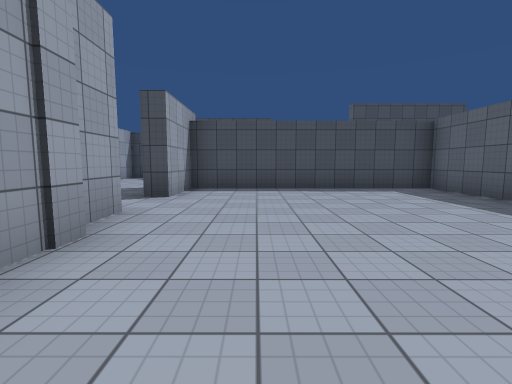
View 1 (above)

22 first-person views from a walk through a 3-D level made in the Unity game engine. The camera is 1.3 m above the floor, tilts 6° down and sees 85° across. The floor is counted in squares, 2 m on a side. Each view is taken from the middle of a square. On the plan, view 1 faces up. The plan holds only what a view shows up to about 9 squares ahead; the rest is blank. The place goes on beyond the plan. The player character is not drawn. Door leaves are left out, so doorways stand open. Surface patterns are stand-ins for the level's own textures.

View 2
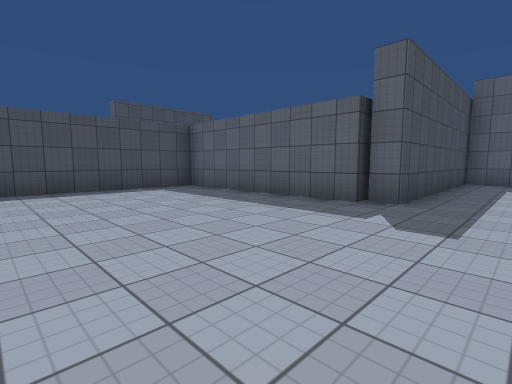

View 3
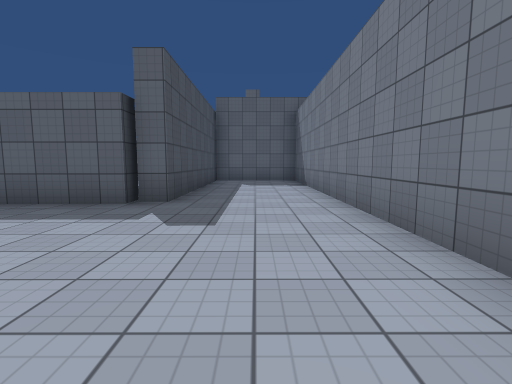

View 4
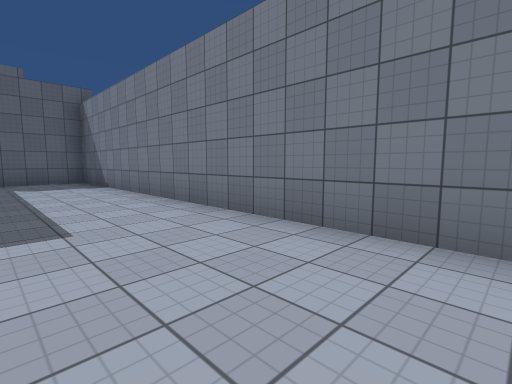

View 5
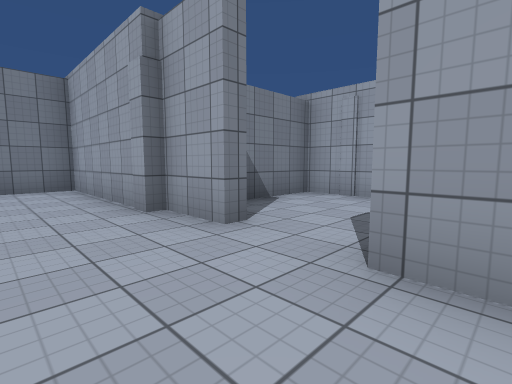

View 6
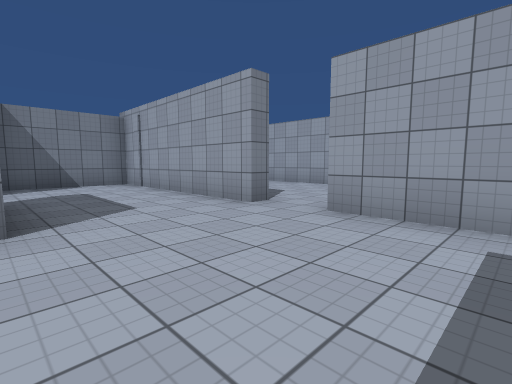

View 7
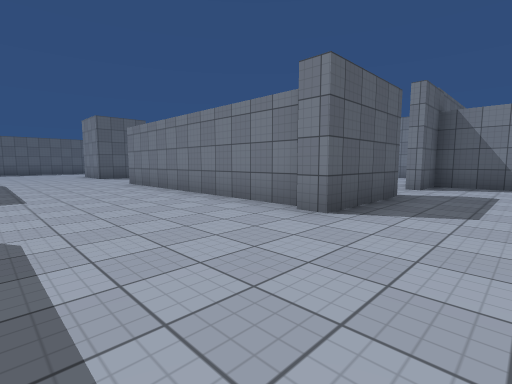

View 8
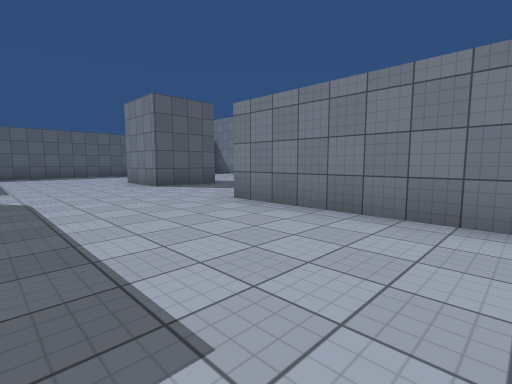

View 9
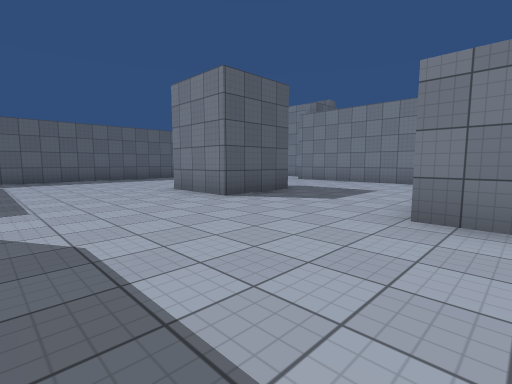

View 10
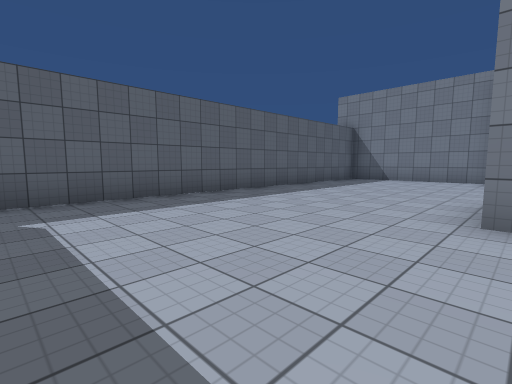

View 11
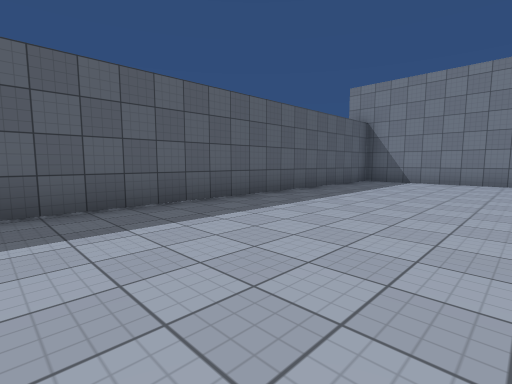

View 12
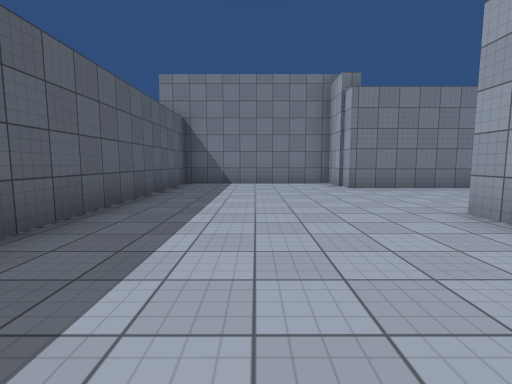

View 13
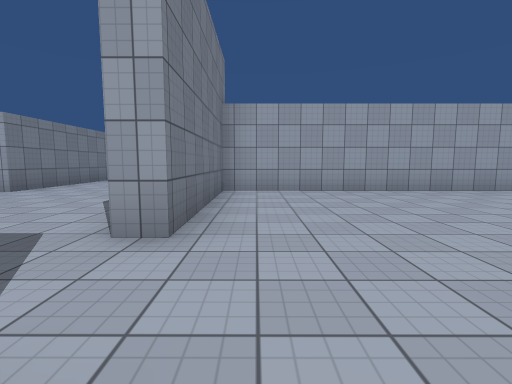

View 14
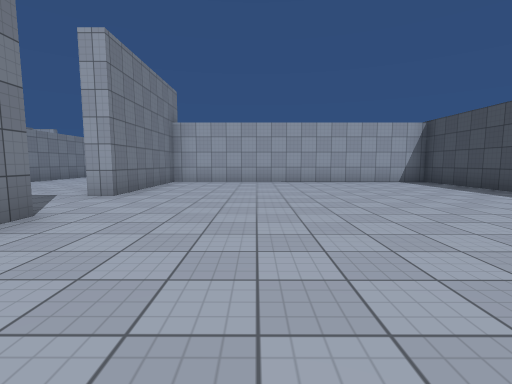

View 15
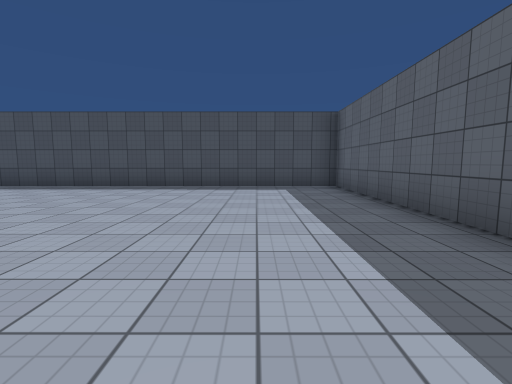

View 16
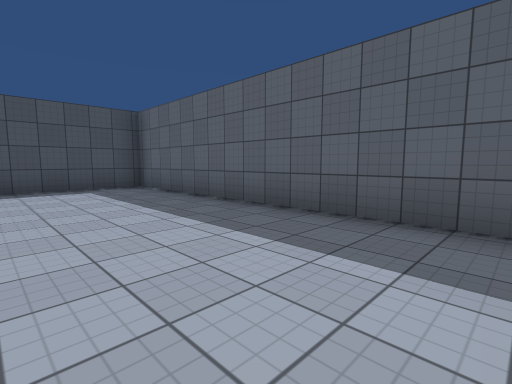

View 17
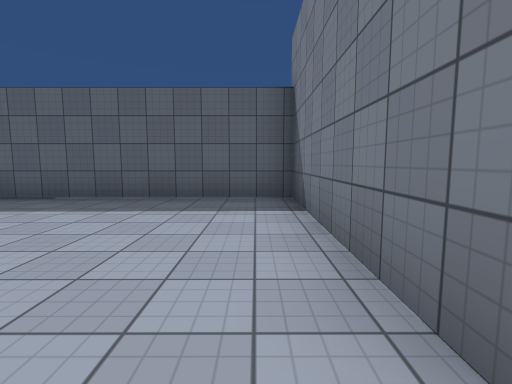

View 18
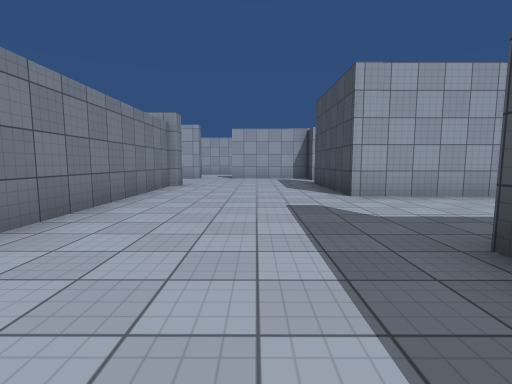

View 19
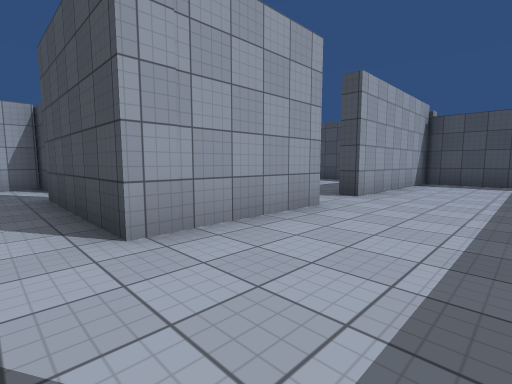

View 20
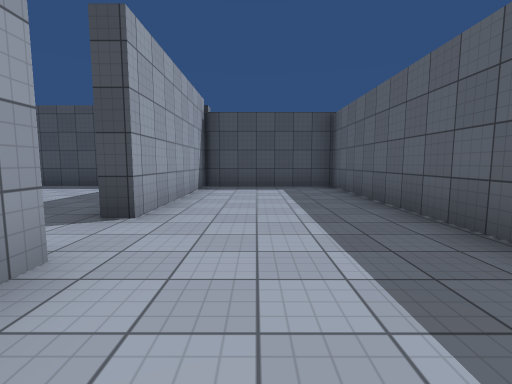

View 21
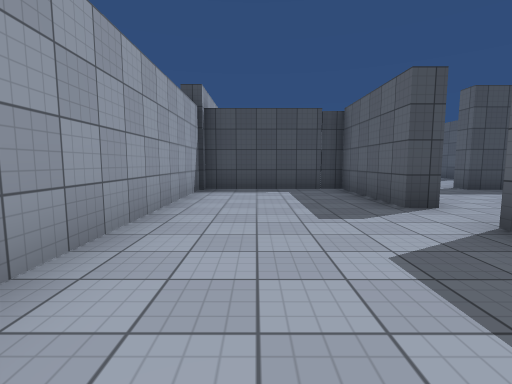

View 22
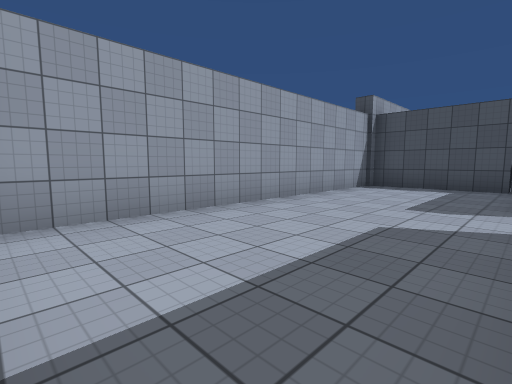

### Floor plan
Points are (right, up) in squares from view 1. A wall is a line through its corners. A room is listed if a view was taken in it or the views show most of it. See-through windows are left out.
Room 1 (views 1, 2, 3, 4, 5)
walls: (5, 2.1) (4.4, 2.1) (4.4, 7.1) (-1.7, 7.1) (-1.7, 5.3); (-1.7, 3.7) (-1.7, -1.4) (10.3, -1.4) (10.3, 1.5) (4.7, 1.5) (4.7, 2)
ways out: opening at (-2, 4.5) to room 5
Room 2 (views 6, 7, 8, 9, 10, 11, 12, 18, 19, 20)
walls: (8.3, 5.5) (8.3, 7.6) (10.4, 7.6); (10.3, 6.2) (10.3, 5.5); (4.1, 15.1) (4.1, 20.7) (0.6, 20.7); (6.5, 2) (10.7, 2) (10.7, 0.4) (15.2, 0.4) (15.2, 10.9); (0.6, 14.9) (0.6, 11.8) (-2.8, 11.8); (-1.8, 7.6) (5, 7.6); (-2.1, 7.9) (-1.6, 7.9); (-4.4, 12) (-5.6, 12); (-5.3, 12.1) (-5.3, 9); (0.6, 21) (0.6, 16.2)
ways out: opening at (9.5, 12) to room 3; opening at (-5.5, 8.5) to room 4; opening at (-3.5, 6.5) to room 5; opening at (-3.5, 12); opening at (0, 15.5)
Room 3 (views 13, 14, 15, 16, 17)
walls: (10.6, 12.3) (15.2, 12.3) (15.2, 20.7) (4.9, 20.7); (4.6, 18.9) (4.6, 12.3) (8.6, 12.3) (8.6, 11.6)
ways out: opening at (9.5, 12) to room 2
Room 4 (views 21, 22)
walls: (-5.6, 7.6) (-5.2, 7.6); (-5.3, 9) (-5.8, 9) (-5.8, 12) (-9.4, 12) (-9.4, 4.1)
ways out: opening at (-5.5, 8.5) to room 2
Room 5 (no view inside)
walls: (-1.7, 5.3) (-2.1, 5.3) (-2.1, 7.9); (-5.2, 7.6) (-5.2, 2.5) (-2.1, 2.5) (-2.1, 3.7) (-1.7, 3.7)
ways out: opening at (-2, 4.5) to room 1; opening at (-3.5, 6.5) to room 2

Positions as (right, up) in squares from view 1, and headings:
1: (0, 0), facing up
2: (0, 0), facing up-right
3: (0, 0), facing right
4: (0, 1), facing down-right
5: (0, 6), facing down-left
6: (-2, 11), facing down-left
7: (-4, 11), facing down-right
8: (1, 11), facing down-right
9: (4, 11), facing down-right
10: (10, 11), facing down-right
11: (11, 10), facing down-right
12: (13, 9), facing down
13: (11, 13), facing left
14: (14, 15), facing left
15: (13, 13), facing up
16: (12, 13), facing up-right
17: (10, 13), facing right
18: (6, 10), facing left
19: (3, 11), facing up-left
20: (2, 13), facing up
21: (-8, 5), facing up
22: (-6, 4), facing up-left
